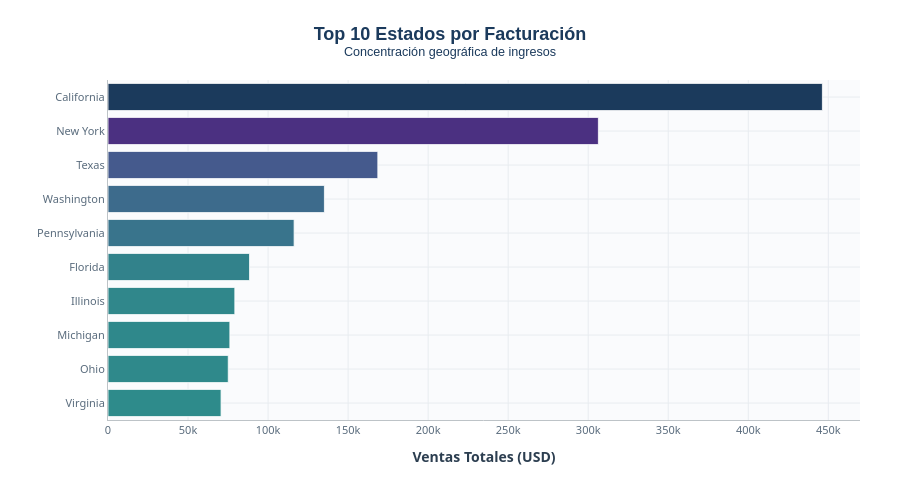

Write notebook code for a chart like this one.
### Markdown cell above
### 3.7 Top 10 estados por facturación

### Code cell
# Top 10 estados
top_estados = df.groupby('State')['Sales'].sum().reset_index()
top_estados = top_estados.sort_values('Sales', ascending=False).head(10)
top_estados = top_estados.sort_values('Sales', ascending=True)

fig7 = go.Figure(go.Bar(
    x=top_estados['Sales'],
    y=top_estados['State'],
    orientation='h',
    marker=dict(
        color=top_estados['Sales'],
        colorscale=[[0, '#2E8B8B'], [0.5, '#5B2D8E'], [1, '#1B3A5C']],
        line=dict(color='white', width=0.8)
    ),
    hovertemplate='<b>%{y}</b><br>Ventas totales: $%{x:,.0f}<extra></extra>'
))

fig7.update_layout(**LAYOUT_PROFESIONAL)
fig7.update_layout(
    title=dict(text='<b>Top 10 Estados por Facturación</b><br><sup>Concentración geográfica de ingresos</sup>'),
    xaxis_title='<b>Ventas Totales (USD)</b>',
    yaxis_title='',
    height=480
)

fig7.show()

### Figure 1 — Plotly figure (JSON) as saved in the notebook; plotly's stock layout.template omitted (floating-point values rounded to 4 significant figures)
{"data": [{"hovertemplate": "<b>%{y}</b><br>Ventas totales: $%{x:,.0f}<extra></extra>", "marker": {"color": [70640.0, 75130.0, 76140.0, 79240.0, 88440.0, 116300.0, 135200.0, 168600.0, 306400.0, 446300.0], "colorscale": [[0, "#2E8B8B"], [0.5, "#5B2D8E"], [1, "#1B3A5C"]], "line": {"color": "white", "width": 0.8}}, "orientation": "h", "type": "bar", "x": [70640.0, 75130.0, 76140.0, 79240.0, 88440.0, 116300.0, 135200.0, 168600.0, 306400.0, 446300.0], "y": ["Virginia", "Ohio", "Michigan", "Illinois", "Florida", "Pennsylvania", "Washington", "Texas", "New York", "California"]}], "layout": {"font": {"color": "#2C3E50", "family": "Segoe UI, Arial", "size": 12}, "height": 480, "hoverlabel": {"bgcolor": "white", "font": {"family": "Segoe UI", "size": 12}}, "margin": {"b": 60, "l": 70, "r": 40, "t": 80}, "paper_bgcolor": "white", "plot_bgcolor": "#FAFBFD", "title": {"font": {"color": "#1B3A5C", "family": "Segoe UI Semibold, Arial", "size": 18}, "text": "<b>Top 10 Estados por Facturación</b><br><sup>Concentración geográfica de ingresos</sup>", "x": 0.5, "xanchor": "center"}, "xaxis": {"gridcolor": "#E8ECF0", "linecolor": "#BDC3C7", "linewidth": 1, "showline": true, "tickfont": {"color": "#5A6C7D", "size": 11}, "title": {"text": "<b>Ventas Totales (USD)</b>"}}, "yaxis": {"gridcolor": "#E8ECF0", "linecolor": "#BDC3C7", "linewidth": 1, "showline": true, "tickfont": {"color": "#5A6C7D", "size": 11}, "title": {"text": ""}}}}
